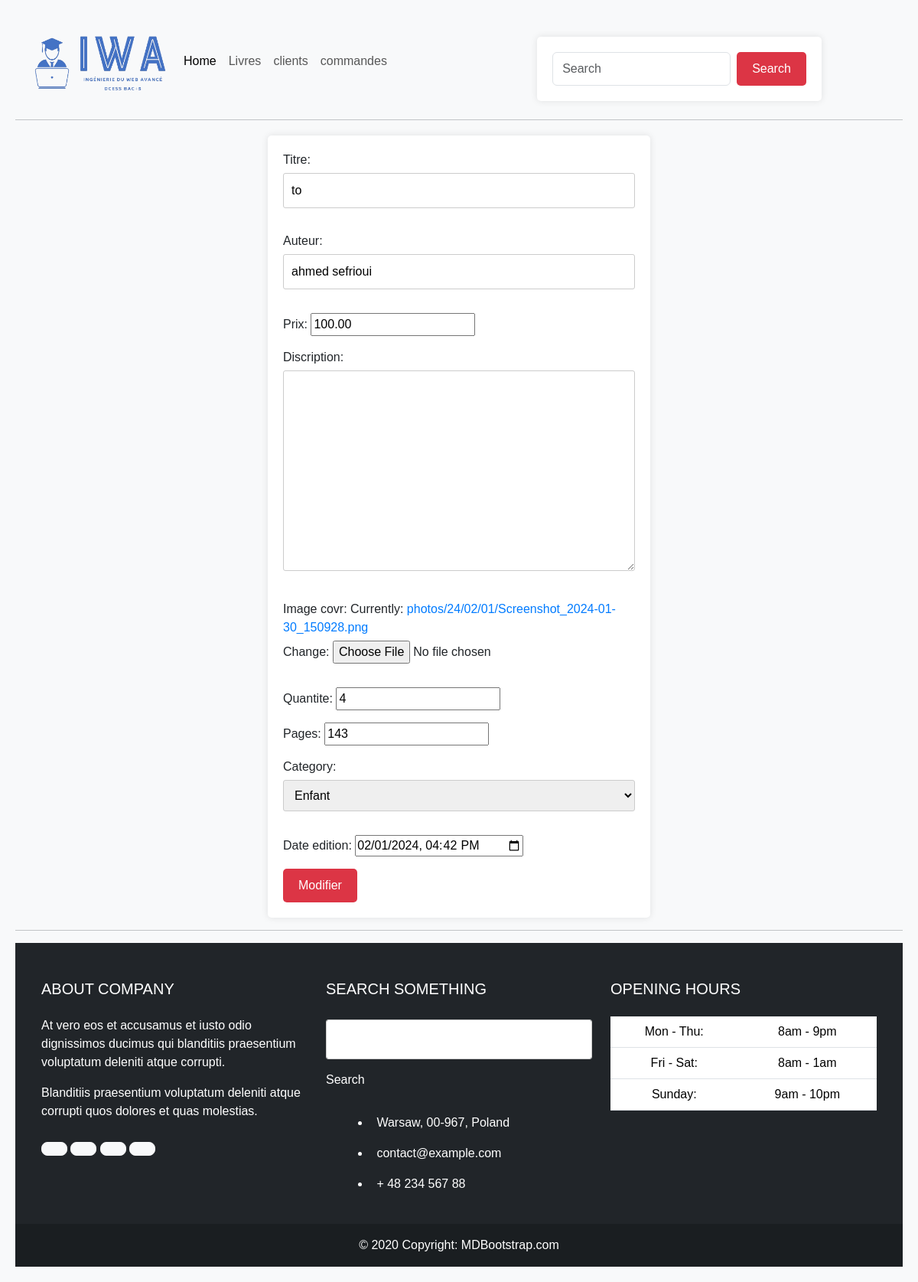
Screenshot of /livre/modifier_livre/2 with the database file from the repository.
### Livre/models.py (models this page shows, shortened)
class Livre(models.Model):
    CATEGORY = (
        ('Physique', 'Physique'),
        ('Mathématique', 'Mathématique'),
        ('Chimie', 'Chimie'),
        ('Science', 'Science'),
        ('Enfant', 'Enfant'),
        ('Informatique', 'Informatique')
    )
    titre = models.CharField(max_length=100)
    auteur = models.CharField(max_length=100)
    prix = models.DecimalField(max_digits=5, decimal_places=2)
    discription = models.TextField(null=True, blank=True)
    image_covr = models.ImageField(upload_to='photos/%y/%m/%d', null=True)
    quantite = models.IntegerField()
    pages = models.PositiveSmallIntegerField()
    category = models.CharField(max_length=190, null=True, choices=CATEGORY)
    date_edition = models.DateTimeField(default=datetime.now)

### Livre/views.py (the view)
# urls.py: path('modifier_livre/<int:id>', views.modifier_livre, name='modifier_livre'),
def modifier_livre(request, id):
    livre = get_object_or_404(Livre, id=id)
    if request.method == 'POST':
        form = LivreForm(request.POST, request.FILES, instance=livre)
        if form.is_valid():
            form.save()
            return redirect('livre')
    else:
        form = LivreForm(instance=livre)
    context = {'form': form}
    return render(request, 'livre/modifier_livre.html', context)

### Livre/forms.py
class LivreForm(ModelForm):
    class Meta:
        model=Livre
        fields='__all__'
        widgets = {
            'date_edition': DateTimeInput(attrs={'type': 'datetime-local'}, format='%Y-%m-%dT%H:%M'),
        }

### templates/livre/modifier_livre.html (shortened to what this page needs)
{%extends 'main.html'%}
{% block contenu%}
<form method="post" enctype="multipart/form-data">
    {{ form.as_p }}
    <button type="submit" class="btn btn-success">Modifier</button>
</form>
{%endblock%}

### static/css/main.css (style rules this page uses)
body { font-family: Arial, sans-serif; background-color: #f8f9fa; }
body { font-family: Arial, sans-serif; background-color: #f4f4f4; padding: 20px; }
form { background-color: #fff; padding: 20px; border-radius: 5px; box-shadow: 0 0 10px rgba(0,0,0,0.1); max-width: 500px; margin: 0 auto; }
input[type="text"], textarea, select { width: 100%; padding: 10px; margin-top: 5px; margin-bottom: 15px; border: 1px solid #ccc; border-radius: 3px; box-sizing: border-box; }
input[type="file"] { margin-top: 5px; margin-bottom: 15px; }
button[type="submit"] { background-color: #007bff; color: #fff; padding: 10px 20px; border: none; border-radius: 3px; cursor: pointer; }
body { font-family: Arial, sans-serif; background-color: #f8f9fa; padding: 20px; }
form { margin-top: 20px; }
button[type="submit"] { background-color: #dc3545; color: #fff; padding: 10px 20px; border: none; border-radius: 5px; cursor: pointer; }
a { color: #007bff; text-decoration: none; }

### rows the page displays
Livre: titre "to", auteur "ahmed sefrioui", prix "100.00", quantite "4", pages "143", category "Enfant", date_edition "02/01/2024 16:42"
